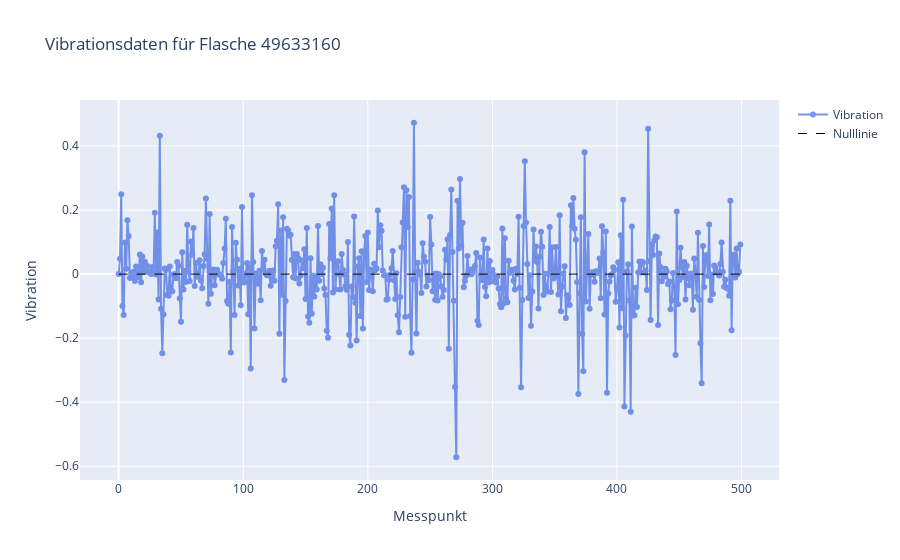

The cell this chart's notebook holds for it:
### Markdown cell above
# 1.4 Vibrationsdaten einzelner Flasche

### Code cell
bottle_id = "49633160"
row = df[df["bottle_id"] == bottle_id]

if not row.empty and row.iloc[0]["drop_oscillation"] is not None:
    vibration = row.iloc[0]["drop_oscillation"]
    if isinstance(vibration, str):
        import ast
        vibration = ast.literal_eval(vibration)
    
    vibration = [float(v) for v in vibration]
    fig = go.Figure()
    fig.add_trace(go.Scatter(
        y=vibration,
        mode='lines+markers',
        line=dict(color='royalblue', width=2),
        opacity=0.7,
        name="Vibration"
    ))
    fig.add_trace(go.Scatter(
        y=[0]*len(vibration),
        mode='lines',
        line=dict(color='black', width=1, dash='dash'),
        name="Nulllinie"
    ))
    fig.update_layout(
        title=f"Vibrationsdaten für Flasche {bottle_id}",
        xaxis_title="Messpunkt",
        yaxis_title="Vibration",
        template="plotly"
    )
    fig.show()
else:
    print("Keine Vibrationsdaten für diese Flasche gefunden.")

### Figure 1 — Plotly figure (JSON) as saved in the notebook; plotly's stock layout.template omitted (floating-point values rounded to 4 significant figures; data arrays with more than 128 entries replaced by an {"elided": "..."} marker saying what was removed)
{"data": [{"line": {"color": "royalblue", "width": 2}, "mode": "lines+markers", "name": "Vibration", "opacity": 0.7, "type": "scatter", "y": {"elided": "500 float values"}}, {"line": {"color": "black", "dash": "dash", "width": 1}, "mode": "lines", "name": "Nulllinie", "type": "scatter", "y": {"elided": "500 int values"}}], "layout": {"title": {"text": "Vibrationsdaten für Flasche 49633160"}, "xaxis": {"title": {"text": "Messpunkt"}}, "yaxis": {"title": {"text": "Vibration"}}}}
